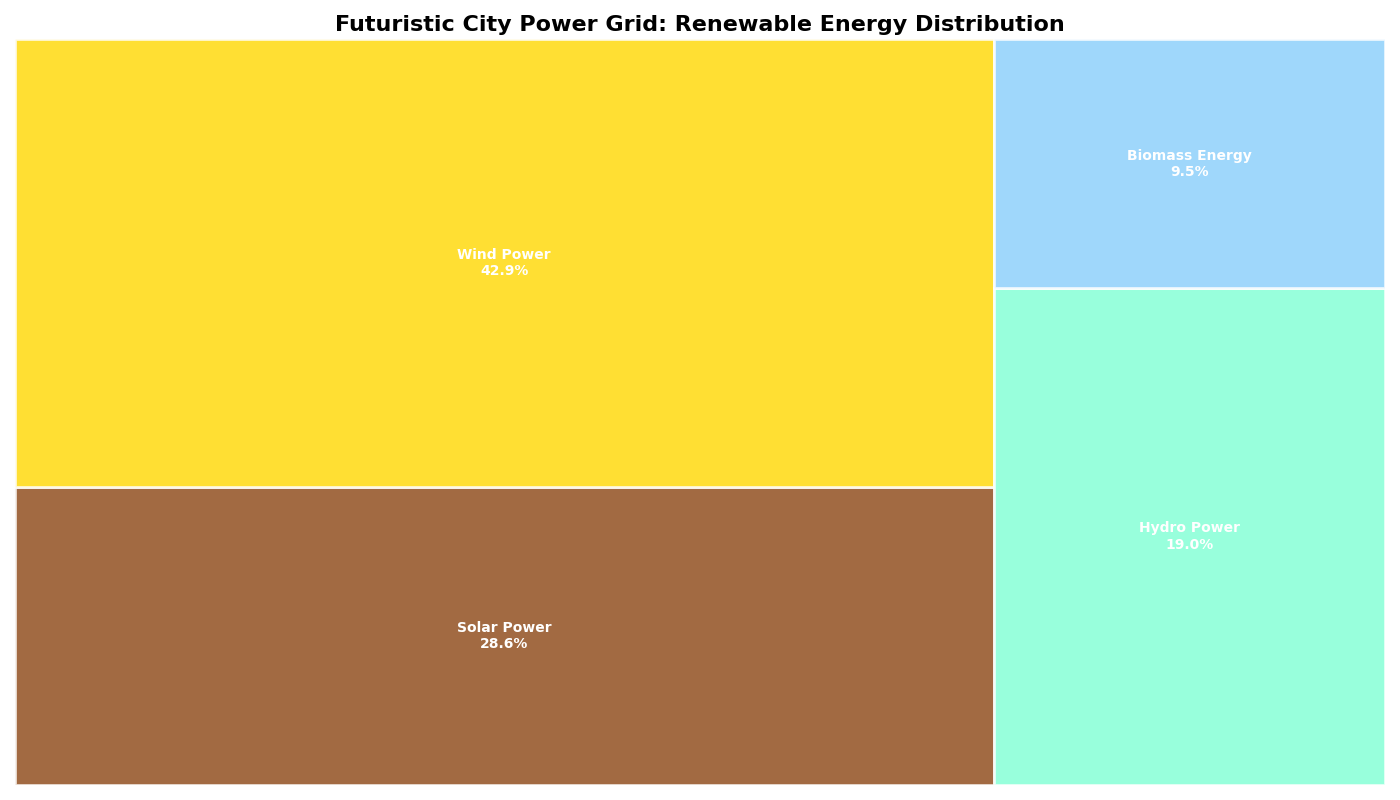

Source code (Python):
import matplotlib.pyplot as plt
import squarify

energy_sources = [
    'Solar Power', 
    'Wind Power', 
    'Hydro Power', 
    'Biomass Energy'
]

contributions = [300, 450, 200, 100]

total_contribution = sum(contributions)
sizes = [c / total_contribution * 100 for c in contributions]

# Shuffled the colors for each energy source
colors = ['#8B4513', '#FFD700', '#7FFFD4', '#87CEFA']

fig, ax = plt.subplots(figsize=(14, 8))

squarify.plot(sizes=sizes, label=[f"{source}\n{size:.1f}%" for source, size in zip(energy_sources, sizes)],
              color=colors, alpha=0.8, edgecolor="white", linewidth=2, 
              text_kwargs={'fontsize': 10, 'weight': 'bold', 'color': 'white'})

plt.title("Futuristic City Power Grid: Renewable Energy Distribution", fontsize=16, fontweight='bold')
plt.axis('off')

plt.tight_layout()

plt.show()
